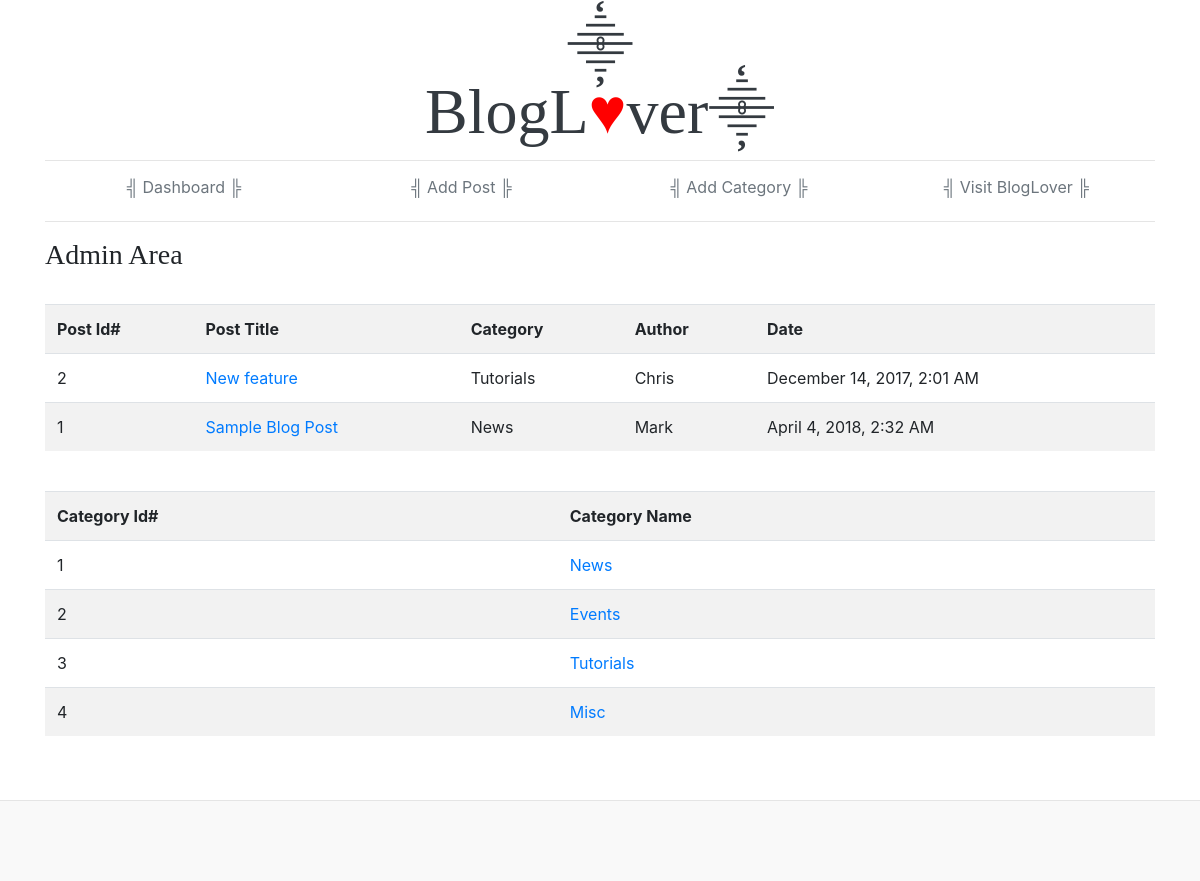
Page /admin/index.php on the earlier database version.
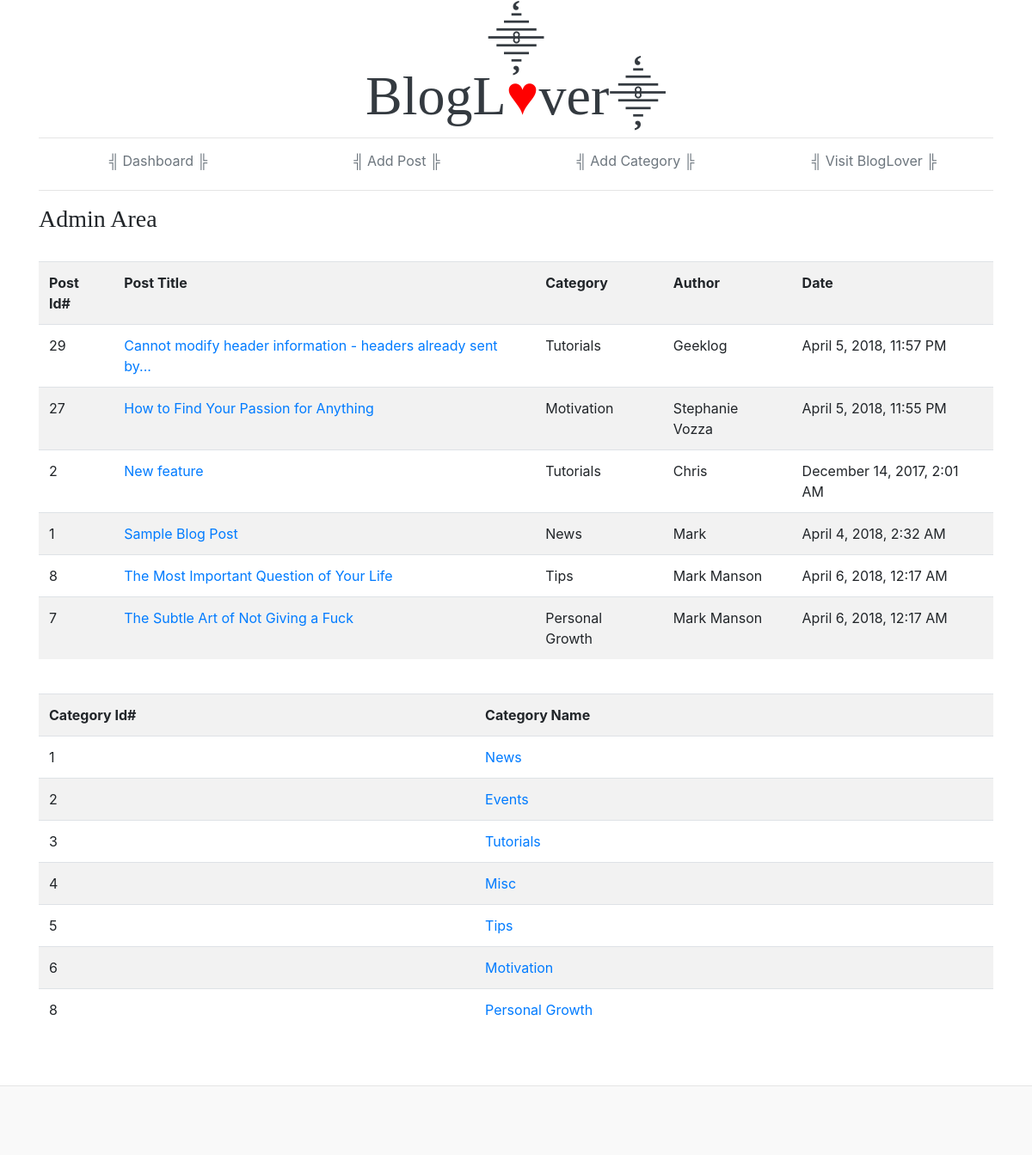
Same page on the later database version.
### tables this page shows
CREATE TABLE `posts` (
  `id` int(11) NOT NULL,
  `category` int(11) NOT NULL,
  `title` varchar(255) NOT NULL,
  `body` text NOT NULL,
  `author` varchar(255) NOT NULL,
  `tags` varchar(255) NOT NULL,
  `date` timestamp NOT NULL DEFAULT CURRENT_TIMESTAMP ON UPDATE CURRENT_TIMESTAMP
);

CREATE TABLE `categories` (
  `id` int(11) NOT NULL,
  `name` varchar(255) NOT NULL
);

### libraries/Database.php (called while the page is built, shortened)
<?php
class Database{
    public $host = DB_HOST;
    public $username = DB_USER;
    public $password = DB_PASS;
    public $db_name = DB_NAME;
    public $link;
    private function connect(){
        $this->link = new mysqli($this->host,$this->username,$this->password,$this->db_name);
    }
    public function select($query){
        $result = $this->link->query($query) or die($this->link->error._LINE_);
        if($result->num_rows > 0){
            return $result;
        }else{
            return false;
        }
    }
}

### helpers/format_helper.php (called while the page is built, shortened)
<?php
    function formatDate($date){
        return date('F j, Y, g:i A', strtotime($date));
    }

### admin/index.php (the view, shortened to what this page needs)
<?php
include '../libraries/Database.php';
include '../admin/includes/header.php';
include '../helpers/format_helper.php';
?>
<?php
    $db = new Database();
    $query= "Select posts.*,categories.name from posts
                  INNER JOIN categories
                  ON posts.category=categories.id
                  order by posts.title;";
    $posts = $db->select($query);
    $query = "Select * from categories";
    $categories = $db->select($query);
?>
<div class="blog-post">
    <h3 class=""> Admin Area </h3>
    <br>
    <table class="table table-striped">
        <tr>
            <th> Post Id#  </th>
            <th> Post Title  </th>
            <th> Category  </th>
            <th> Author </th>
            <th> Date  </th>
        </tr>
        <?php if ($posts): ?>
            <?php while($row = $posts->fetch_assoc()) : ?>
                <tr>
                    <td> <?php echo $row['id']; ?>  </td>
                    <td>
                        <a href="edit_post.php?id=<?php echo $row['id'];?>">
                            <?php echo $row['title']; ?>
                        </a>
                    </td>
                    <td>  <?php echo $row['name']; ?>    </td>
                    <td>  <?php echo $row['author']; ?>   </td>
                    <td>  <?php echo FormatDate($row['date']); ?>   </td>
                </tr>
            <?php endwhile; ?>
        <?php endif; ?>
    </table>
    <br>
    <table class="table table-striped">
        <tr>
            <th> Category Id#  </th>
            <th> Category Name  </th>
        </tr>
        <?php if ($categories): ?>
            <?php while($row = $categories->fetch_assoc()) : ?>
                <tr>
                    <td>  <?php echo $row['id']; ?> </td>
                    <td>
                        <a href="edid_category.php?id=<?php echo $row['id'];?>">
                            <?php echo $row['name']; ?>
                        </a>
                    </td>
                </tr>
            <?php endwhile; ?>
        <?php endif; ?>
    </table>
</div>
<?php
include '../admin/includes/footer.php';
?>

Differences in the rows shown:
added posts: id "29", title "Cannot modify header information - headers already sent by...", categories.name "Tutorials", author "Geeklog", date "April 5, 2018, 11:57 PM"
added posts: id "27", title "How to Find Your Passion for Anything", categories.name "Motivation", author "Stephanie Vozza", date "April 5, 2018, 11:55 PM"
added posts: id "8", title "The Most Important Question of Your Life", categories.name "Tips", author "Mark Manson", date "April 6, 2018, 12:17 AM"
added posts: id "7", title "The Subtle Art of Not Giving a Fuck", categories.name "Personal Growth", author "Mark Manson", date "April 6, 2018, 12:17 AM"
added categories: id "5", name "Tips"
added categories: id "6", name "Motivation"
added categories: id "8", name "Personal Growth"
